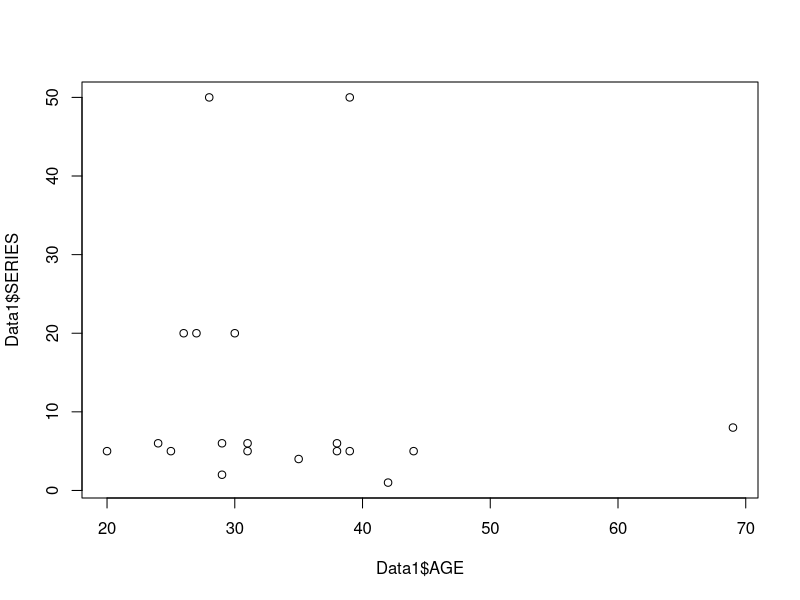
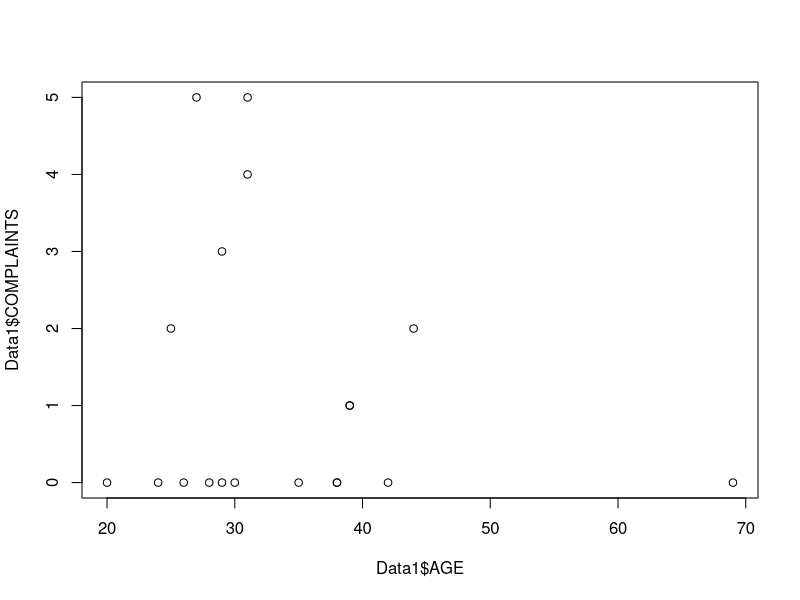

The R script that drew these images, in order:
## ---- chunk 1
knitr::opts_chunk$set(echo = TRUE)
## ---- chunk 2
chooseCRANmirror(graphics = getOption("menu.graphics"), ind = 79,
                 local.only = FALSE)
 Data1 <- read.csv("Raw Data.csv")
 View(Data1)
 
 summary(Data1)
 
 install.packages("vcd")
 
  mean(Data1$AGE)
 
    median(Data1$AGE)
  
     mode(Data1$AGE)
   
     install.packages("dplyr")
    library(dplyr)
    select(Data1, AGE:SERIES)
     filter(Data1, AGE==21)
     filter(Data1, SERIES==5)
     arrange(Data1, GENDER)
     
summary(Data1)
## ---- chunk 3
plot(Data1$AGE,Data1$SERIES)
     plot(Data1$AGE,Data1$COMPLAINTS)
